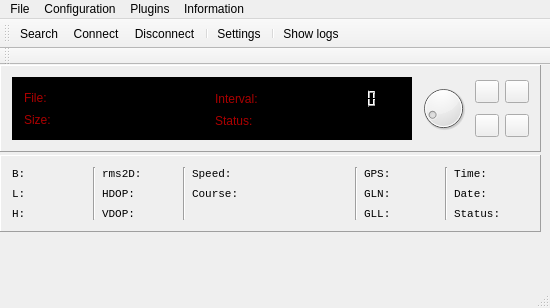
<?xml version="1.0" encoding="UTF-8"?>
<ui version="4.0">
 <class>MainWindow</class>
 <widget class="QMainWindow" name="MainWindow">
  <property name="geometry">
   <rect>
    <x>0</x>
    <y>0</y>
    <width>550</width>
    <height>308</height>
   </rect>
  </property>
  <property name="windowTitle">
   <string>MainWindow</string>
  </property>
  <widget class="QWidget" name="centralWidget">
   <widget class="QFrame" name="frame">
    <property name="geometry">
     <rect>
      <x>0</x>
      <y>90</y>
      <width>541</width>
      <height>77</height>
     </rect>
    </property>
    <property name="minimumSize">
     <size>
      <width>541</width>
      <height>0</height>
     </size>
    </property>
    <property name="maximumSize">
     <size>
      <width>16777215</width>
      <height>112</height>
     </size>
    </property>
    <property name="styleSheet">
     <string notr="true">font: 8pt &quot;Courier New&quot;;</string>
    </property>
    <property name="frameShape">
     <enum>QFrame::Panel</enum>
    </property>
    <property name="frameShadow">
     <enum>QFrame::Raised</enum>
    </property>
    <layout class="QGridLayout" name="gridLayout_2">
     <item row="0" column="9">
      <widget class="QLabel" name="time_label">
       <property name="font">
        <font>
         <family>Courier New</family>
         <pointsize>8</pointsize>
         <weight>50</weight>
         <italic>false</italic>
         <bold>false</bold>
        </font>
       </property>
       <property name="text">
        <string>Time:</string>
       </property>
      </widget>
     </item>
     <item row="0" column="2" rowspan="3">
      <layout class="QVBoxLayout" name="verticalLayout_2">
       <item>
        <widget class="QLabel" name="RMS_label">
         <property name="font">
          <font>
           <family>Courier New</family>
           <pointsize>8</pointsize>
           <weight>50</weight>
           <italic>false</italic>
           <bold>false</bold>
          </font>
         </property>
         <property name="text">
          <string>rms2D:</string>
         </property>
        </widget>
       </item>
       <item>
        <widget class="QLabel" name="hdop_label">
         <property name="font">
          <font>
           <family>Courier New</family>
           <pointsize>8</pointsize>
           <weight>50</weight>
           <italic>false</italic>
           <bold>false</bold>
          </font>
         </property>
         <property name="text">
          <string>HDOP:</string>
         </property>
        </widget>
       </item>
       <item>
        <widget class="QLabel" name="vdop_label">
         <property name="font">
          <font>
           <family>Courier New</family>
           <pointsize>8</pointsize>
           <weight>50</weight>
           <italic>false</italic>
           <bold>false</bold>
          </font>
         </property>
         <property name="text">
          <string>VDOP:</string>
         </property>
        </widget>
       </item>
      </layout>
     </item>
     <item row="0" column="3" rowspan="3">
      <widget class="Line" name="line_2">
       <property name="orientation">
        <enum>Qt::Vertical</enum>
       </property>
      </widget>
     </item>
     <item row="0" column="0" rowspan="3">
      <layout class="QVBoxLayout" name="verticalLayout">
       <item>
        <widget class="QLabel" name="b_label">
         <property name="font">
          <font>
           <family>Courier New</family>
           <pointsize>8</pointsize>
           <weight>50</weight>
           <italic>false</italic>
           <bold>false</bold>
          </font>
         </property>
         <property name="text">
          <string>B:</string>
         </property>
        </widget>
       </item>
       <item>
        <widget class="QLabel" name="L_label">
         <property name="font">
          <font>
           <family>Courier New</family>
           <pointsize>8</pointsize>
           <weight>50</weight>
           <italic>false</italic>
           <bold>false</bold>
          </font>
         </property>
         <property name="text">
          <string>L:</string>
         </property>
        </widget>
       </item>
       <item>
        <widget class="QLabel" name="H_label">
         <property name="font">
          <font>
           <family>Courier New</family>
           <pointsize>8</pointsize>
           <weight>50</weight>
           <italic>false</italic>
           <bold>false</bold>
          </font>
         </property>
         <property name="text">
          <string>H:</string>
         </property>
        </widget>
       </item>
      </layout>
     </item>
     <item row="0" column="6" rowspan="3">
      <widget class="Line" name="line_3">
       <property name="orientation">
        <enum>Qt::Vertical</enum>
       </property>
      </widget>
     </item>
     <item row="0" column="4" rowspan="2" colspan="2">
      <layout class="QVBoxLayout" name="verticalLayout_3">
       <item>
        <widget class="QLabel" name="speed_label">
         <property name="font">
          <font>
           <family>Courier New</family>
           <pointsize>8</pointsize>
           <weight>50</weight>
           <italic>false</italic>
           <bold>false</bold>
          </font>
         </property>
         <property name="text">
          <string>Speed:</string>
         </property>
        </widget>
       </item>
       <item>
        <widget class="QLabel" name="course_label">
         <property name="font">
          <font>
           <family>Courier New</family>
           <pointsize>8</pointsize>
           <weight>50</weight>
           <italic>false</italic>
           <bold>false</bold>
          </font>
         </property>
         <property name="text">
          <string>Course:</string>
         </property>
        </widget>
       </item>
      </layout>
     </item>
     <item row="0" column="7">
      <widget class="QLabel" name="GPS_label">
       <property name="font">
        <font>
         <family>Courier New</family>
         <pointsize>8</pointsize>
         <weight>50</weight>
         <italic>false</italic>
         <bold>false</bold>
        </font>
       </property>
       <property name="text">
        <string>GPS:</string>
       </property>
      </widget>
     </item>
     <item row="1" column="9">
      <widget class="QLabel" name="date_label">
       <property name="font">
        <font>
         <family>Courier New</family>
         <pointsize>8</pointsize>
         <weight>50</weight>
         <italic>false</italic>
         <bold>false</bold>
        </font>
       </property>
       <property name="text">
        <string>Date:</string>
       </property>
      </widget>
     </item>
     <item row="0" column="8" rowspan="3">
      <widget class="Line" name="line_4">
       <property name="orientation">
        <enum>Qt::Vertical</enum>
       </property>
      </widget>
     </item>
     <item row="1" column="7">
      <widget class="QLabel" name="GLN_label">
       <property name="font">
        <font>
         <family>Courier New</family>
         <pointsize>8</pointsize>
         <weight>50</weight>
         <italic>false</italic>
         <bold>false</bold>
        </font>
       </property>
       <property name="text">
        <string>GLN:</string>
       </property>
      </widget>
     </item>
     <item row="2" column="7">
      <widget class="QLabel" name="GLL_label">
       <property name="font">
        <font>
         <family>Courier New</family>
         <pointsize>8</pointsize>
         <weight>50</weight>
         <italic>false</italic>
         <bold>false</bold>
        </font>
       </property>
       <property name="text">
        <string>GLL:</string>
       </property>
      </widget>
     </item>
     <item row="2" column="9">
      <widget class="QLabel" name="status_label">
       <property name="font">
        <font>
         <family>Courier New</family>
         <pointsize>8</pointsize>
         <weight>50</weight>
         <italic>false</italic>
         <bold>false</bold>
        </font>
       </property>
       <property name="text">
        <string>Status:</string>
       </property>
      </widget>
     </item>
     <item row="0" column="1" rowspan="3">
      <widget class="Line" name="line">
       <property name="orientation">
        <enum>Qt::Vertical</enum>
       </property>
      </widget>
     </item>
    </layout>
   </widget>
   <widget class="QFrame" name="fileLogPanel">
    <property name="geometry">
     <rect>
      <x>0</x>
      <y>0</y>
      <width>541</width>
      <height>87</height>
     </rect>
    </property>
    <property name="frameShape">
     <enum>QFrame::Panel</enum>
    </property>
    <property name="frameShadow">
     <enum>QFrame::Raised</enum>
    </property>
    <layout class="QGridLayout" name="gridLayout_3">
     <item row="0" column="0" rowspan="2">
      <widget class="QFrame" name="frame_2">
       <property name="styleSheet">
        <string notr="true">font: 8pt &quot;Courier New&quot;;
background-color: rgb(0, 0, 0);
color: rgb(170, 0, 0);
border-color: rgb(108, 108, 108);</string>
       </property>
       <property name="frameShape">
        <enum>QFrame::Panel</enum>
       </property>
       <property name="frameShadow">
        <enum>QFrame::Sunken</enum>
       </property>
       <layout class="QGridLayout" name="gridLayout">
        <item row="0" column="0">
         <layout class="QVBoxLayout" name="verticalLayout_4">
          <item>
           <widget class="QLabel" name="fileNameLbl">
            <property name="text">
             <string>File:</string>
            </property>
           </widget>
          </item>
          <item>
           <widget class="QLabel" name="fileSize">
            <property name="text">
             <string>Size:</string>
            </property>
           </widget>
          </item>
         </layout>
        </item>
        <item row="0" column="1">
         <layout class="QVBoxLayout" name="verticalLayout_5">
          <item>
           <layout class="QHBoxLayout" name="horizontalLayout_3">
            <item>
             <widget class="QLabel" name="label_4">
              <property name="text">
               <string>Interval:</string>
              </property>
             </widget>
            </item>
            <item>
             <widget class="QLCDNumber" name="intervalLcd">
              <property name="smallDecimalPoint">
               <bool>false</bool>
              </property>
              <property name="digitCount">
               <number>5</number>
              </property>
              <property name="segmentStyle">
               <enum>QLCDNumber::Filled</enum>
              </property>
             </widget>
            </item>
           </layout>
          </item>
          <item>
           <widget class="QLabel" name="fileStatus">
            <property name="text">
             <string>Status:</string>
            </property>
           </widget>
          </item>
         </layout>
        </item>
       </layout>
      </widget>
     </item>
     <item row="0" column="1" rowspan="2">
      <widget class="QDial" name="dial">
       <property name="maximumSize">
        <size>
         <width>51</width>
         <height>67</height>
        </size>
       </property>
       <property name="minimum">
        <number>0</number>
       </property>
       <property name="maximum">
        <number>1000</number>
       </property>
       <property name="singleStep">
        <number>10</number>
       </property>
       <property name="pageStep">
        <number>100</number>
       </property>
       <property name="value">
        <number>100</number>
       </property>
       <property name="sliderPosition">
        <number>100</number>
       </property>
      </widget>
     </item>
     <item row="0" column="2">
      <widget class="QToolButton" name="playToolButton">
       <property name="enabled">
        <bool>true</bool>
       </property>
       <property name="toolTip">
        <string>Play/Payse</string>
       </property>
       <property name="text">
        <string/>
       </property>
       <property name="checkable">
        <bool>true</bool>
       </property>
      </widget>
     </item>
     <item row="0" column="3">
      <widget class="QToolButton" name="recordToolButton">
       <property name="enabled">
        <bool>true</bool>
       </property>
       <property name="toolTip">
        <string>Record</string>
       </property>
       <property name="text">
        <string/>
       </property>
       <property name="checkable">
        <bool>true</bool>
       </property>
      </widget>
     </item>
     <item row="1" column="2">
      <widget class="QToolButton" name="browseToolButton">
       <property name="enabled">
        <bool>true</bool>
       </property>
       <property name="toolTip">
        <string>Open file</string>
       </property>
       <property name="text">
        <string/>
       </property>
      </widget>
     </item>
     <item row="1" column="3">
      <widget class="QToolButton" name="stopToolButton">
       <property name="enabled">
        <bool>true</bool>
       </property>
       <property name="toolTip">
        <string>Stop</string>
       </property>
       <property name="text">
        <string/>
       </property>
      </widget>
     </item>
    </layout>
    <zorder>frame_2</zorder>
    <zorder>recordToolButton</zorder>
    <zorder>browseToolButton</zorder>
    <zorder>stopToolButton</zorder>
    <zorder>playToolButton</zorder>
    <zorder>dial</zorder>
   </widget>
  </widget>
  <widget class="QMenuBar" name="menuBar">
   <property name="geometry">
    <rect>
     <x>0</x>
     <y>0</y>
     <width>550</width>
     <height>21</height>
    </rect>
   </property>
   <widget class="QMenu" name="menuFile">
    <property name="title">
     <string>File</string>
    </property>
    <addaction name="actionSearch"/>
    <addaction name="actionConnect"/>
    <addaction name="actionDisconnect"/>
   </widget>
   <widget class="QMenu" name="menuConfiguration">
    <property name="title">
     <string>Configuration</string>
    </property>
    <addaction name="actionSettings"/>
   </widget>
   <widget class="QMenu" name="menuInformation">
    <property name="title">
     <string>Information</string>
    </property>
    <addaction name="actionShow_logs"/>
   </widget>
   <widget class="QMenu" name="menuPlugins">
    <property name="enabled">
     <bool>true</bool>
    </property>
    <property name="title">
     <string>Plugins</string>
    </property>
   </widget>
   <addaction name="menuFile"/>
   <addaction name="menuConfiguration"/>
   <addaction name="menuPlugins"/>
   <addaction name="menuInformation"/>
  </widget>
  <widget class="QToolBar" name="mainToolBar">
   <property name="windowTitle">
    <string>QA Toolbar</string>
   </property>
   <property name="iconSize">
    <size>
     <width>36</width>
     <height>36</height>
    </size>
   </property>
   <attribute name="toolBarArea">
    <enum>TopToolBarArea</enum>
   </attribute>
   <attribute name="toolBarBreak">
    <bool>false</bool>
   </attribute>
   <addaction name="actionSearch"/>
   <addaction name="actionConnect"/>
   <addaction name="actionDisconnect"/>
   <addaction name="separator"/>
   <addaction name="actionSettings"/>
   <addaction name="separator"/>
   <addaction name="actionShow_logs"/>
  </widget>
  <widget class="QStatusBar" name="statusBar"/>
  <widget class="QToolBar" name="serialBar">
   <property name="windowTitle">
    <string>Serial port</string>
   </property>
   <property name="toolTip">
    <string>Serial port configuration</string>
   </property>
   <attribute name="toolBarArea">
    <enum>TopToolBarArea</enum>
   </attribute>
   <attribute name="toolBarBreak">
    <bool>true</bool>
   </attribute>
  </widget>
  <action name="actionSettings">
   <property name="text">
    <string>Settings</string>
   </property>
  </action>
  <action name="actionShow_logs">
   <property name="text">
    <string>Show logs</string>
   </property>
  </action>
  <action name="actionSearch">
   <property name="text">
    <string>Search</string>
   </property>
   <property name="toolTip">
    <string>Sync with navigation receiver</string>
   </property>
  </action>
  <action name="actionConnect">
   <property name="text">
    <string>Connect</string>
   </property>
  </action>
  <action name="actionDisconnect">
   <property name="text">
    <string>Disconnect</string>
   </property>
  </action>
 </widget>
 <layoutdefault spacing="6" margin="11"/>
 <resources/>
 <connections>
  <connection>
   <sender>dial</sender>
   <signal>valueChanged(int)</signal>
   <receiver>intervalLcd</receiver>
   <slot>display(int)</slot>
   <hints>
    <hint type="sourcelabel">
     <x>144</x>
     <y>97</y>
    </hint>
    <hint type="destinationlabel">
     <x>358</x>
     <y>89</y>
    </hint>
   </hints>
  </connection>
 </connections>
</ui>
